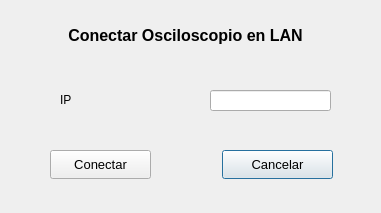
<?xml version="1.0" encoding="UTF-8"?>
<ui version="4.0">
 <class>DispositivoIp</class>
 <widget class="QDialog" name="DispositivoIp">
  <property name="geometry">
   <rect>
    <x>0</x>
    <y>0</y>
    <width>381</width>
    <height>213</height>
   </rect>
  </property>
  <property name="windowTitle">
   <string>Dialog</string>
  </property>
  <widget class="QPushButton" name="cancelar">
   <property name="geometry">
    <rect>
     <x>222</x>
     <y>150</y>
     <width>111</width>
     <height>29</height>
    </rect>
   </property>
   <property name="font">
    <font>
     <pointsize>10</pointsize>
    </font>
   </property>
   <property name="text">
    <string>Cancelar</string>
   </property>
  </widget>
  <widget class="QPushButton" name="conectar">
   <property name="geometry">
    <rect>
     <x>50</x>
     <y>150</y>
     <width>101</width>
     <height>29</height>
    </rect>
   </property>
   <property name="font">
    <font>
     <pointsize>10</pointsize>
    </font>
   </property>
   <property name="text">
    <string>Conectar</string>
   </property>
  </widget>
  <widget class="QLabel" name="label_2">
   <property name="geometry">
    <rect>
     <x>60</x>
     <y>90</y>
     <width>121</width>
     <height>20</height>
    </rect>
   </property>
   <property name="text">
    <string>IP</string>
   </property>
  </widget>
  <widget class="QLabel" name="label_91">
   <property name="geometry">
    <rect>
     <x>30</x>
     <y>20</y>
     <width>311</width>
     <height>31</height>
    </rect>
   </property>
   <property name="font">
    <font>
     <pointsize>12</pointsize>
     <bold>true</bold>
    </font>
   </property>
   <property name="text">
    <string>Conectar Osciloscopio en LAN</string>
   </property>
   <property name="alignment">
    <set>Qt::AlignCenter</set>
   </property>
  </widget>
  <widget class="QLineEdit" name="ip">
   <property name="geometry">
    <rect>
     <x>210</x>
     <y>90</y>
     <width>121</width>
     <height>21</height>
    </rect>
   </property>
   <property name="text">
    <string/>
   </property>
  </widget>
 </widget>
 <resources/>
 <connections/>
</ui>
